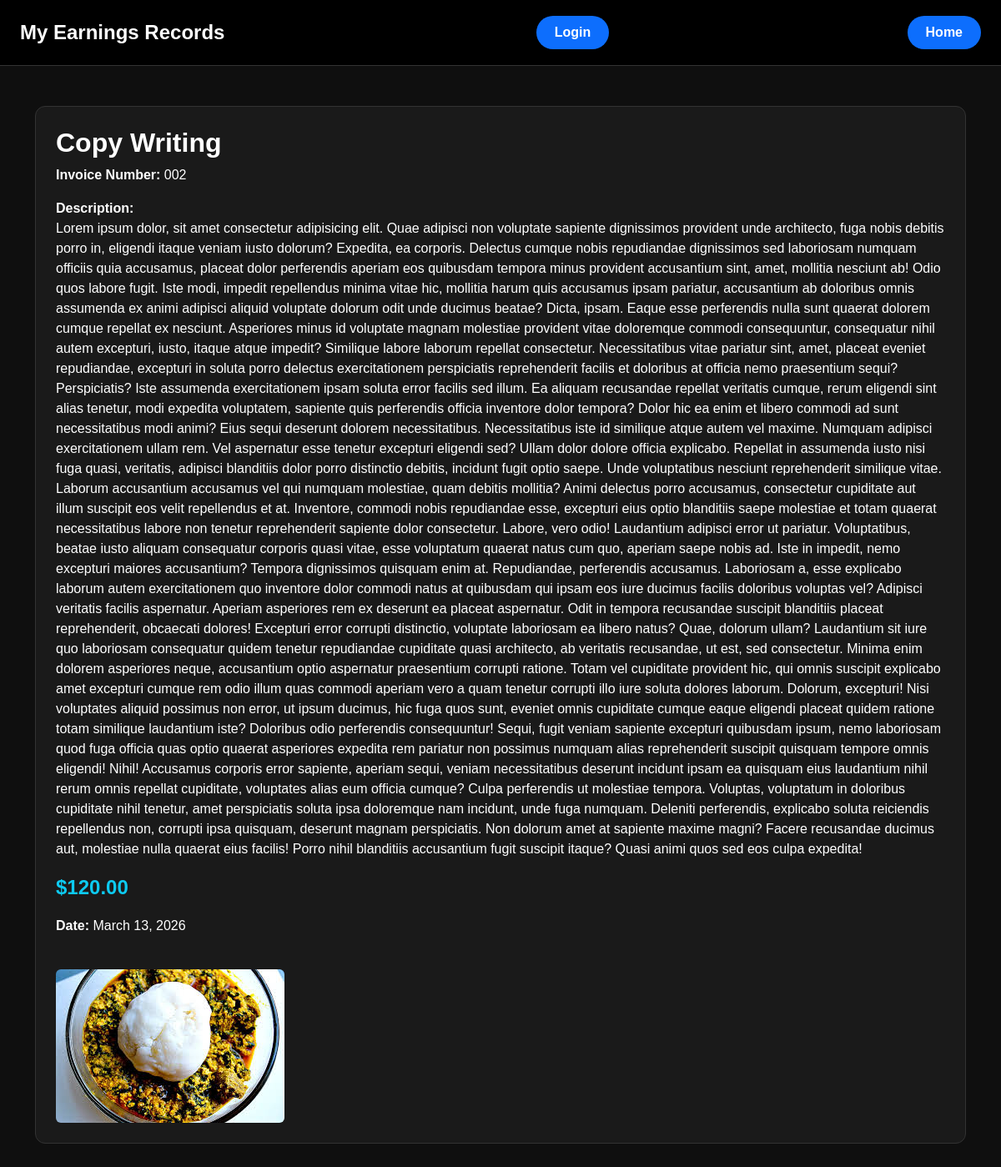
Page /2/ on the committed database.
### earnings/models.py (models this page shows, shortened)
class Earning(models.Model):
    job_name = models.CharField(max_length=200)
    invoice_number = models.CharField(max_length=100)
    description = models.TextField()
    amount = models.DecimalField(max_digits=10, decimal_places=2)
    image1 = models.ImageField(upload_to='earnings_images/')
    image2 = models.ImageField(upload_to='earnings_images/', blank=True, null=True)
    date = models.DateField()

### earnings/views.py (the view)
# urls.py: path('<int:pk>/', views.earnings_detail, name='earnings_detail'),
def earnings_detail(request, pk):
    record = get_object_or_404(Earning, pk=pk)
    return render(request, 'earnings_detail.html', {'record': record})

### templates/earnings_detail.html (shortened to what this page needs)
{% extends 'base.html' %}
{% block content %}
<div class="card p-4">
  <h2 class="fw-bold">{{ record.job_name }}</h2>
  <p><strong>Invoice Number:</strong> {{ record.invoice_number }}</p>
  <p><strong>Description:</strong><br>{{ record.description }}</p>
  <p class="fw-bold text-info fs-4">${{ record.amount }}</p>
  <p><strong>Date:</strong> {{ record.date }}</p>
  <div class="row mt-4">
    <div class="col-md-6">
      <img src="{{ record.image1.url }}" class="img-fluid rounded">
    </div>
  </div>
</div>
{% endblock %}

### templates/base.html (style rules this page uses)
body { background-color: #0f0f0f; color: #f5f5f5; font-family: 'Poppins', sans-serif; }
.card { background-color: #1a1a1a; border: 1px solid #333; border-radius: 12px; padding: 20px; }
.card h4, h2, p, label { color: #ffffff; }

### rows in the picture
Earning: job_name "Copy Writing", invoice_number "002", description "Lorem ipsum dolor, sit amet consectetur adipisicing elit. Quae adipisci non voluptate sapiente dignissimos provident unde architecto, fuga nobis debitis porro in, eligendi itaque veniam iusto dolorum? Expedita, ea corporis. Delectus cumque nobis repudiandae dignissimos sed laboriosam numquam officiis quia accusamus, placeat dolor perferendis aperiam eos quibusdam tempora minus provident accusantium sint, amet, mollitia nesciunt ab! Odio quos labore fugit. Iste modi, impedit repellendus minima vitae hic, mollitia harum quis accusamus ipsam pariatur, accusantium ab doloribus omnis assumenda ex animi adipisci aliquid voluptate dolorum odit unde ducimus beatae? Dicta, ipsam. Eaque esse…", amount "120.00", date "March 13, 2026", image1 (picture)
